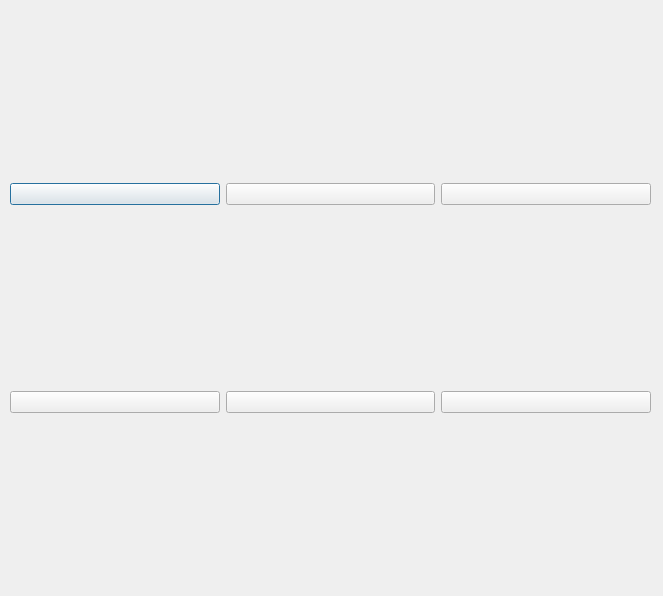
<?xml version="1.0" encoding="UTF-8"?>
<ui version="4.0">
 <class>HeroList_window</class>
 <widget class="QDialog" name="HeroList_window">
  <property name="geometry">
   <rect>
    <x>0</x>
    <y>0</y>
    <width>663</width>
    <height>596</height>
   </rect>
  </property>
  <property name="windowTitle">
   <string>Dialog</string>
  </property>
  <widget class="QWidget" name="gridLayoutWidget">
   <property name="geometry">
    <rect>
     <x>10</x>
     <y>3</y>
     <width>641</width>
     <height>591</height>
    </rect>
   </property>
   <layout class="QGridLayout" name="gridLayout">
    <item row="0" column="0">
     <widget class="QPushButton" name="pushButton_axe">
      <property name="text">
       <string/>
      </property>
      <property name="iconSize">
       <size>
        <width>120</width>
        <height>100</height>
       </size>
      </property>
      <property name="NICKNAME" stdset="0">
       <string>AXE</string>
      </property>
     </widget>
    </item>
    <item row="0" column="1">
     <widget class="QPushButton" name="pushButton_abaddon">
      <property name="text">
       <string/>
      </property>
      <property name="iconSize">
       <size>
        <width>120</width>
        <height>100</height>
       </size>
      </property>
      <property name="NICKNAME" stdset="0">
       <string>ABADDON</string>
      </property>
     </widget>
    </item>
    <item row="0" column="2">
     <widget class="QPushButton" name="pushButton_apparat">
      <property name="text">
       <string/>
      </property>
      <property name="iconSize">
       <size>
        <width>120</width>
        <height>100</height>
       </size>
      </property>
      <property name="NICKNAME" stdset="0">
       <string>APPARAT</string>
      </property>
     </widget>
    </item>
    <item row="1" column="0">
     <widget class="QPushButton" name="pushButton_antimage">
      <property name="text">
       <string/>
      </property>
      <property name="iconSize">
       <size>
        <width>120</width>
        <height>100</height>
       </size>
      </property>
      <property name="NICKNAME" stdset="0">
       <string>ANTIMAGE</string>
      </property>
     </widget>
    </item>
    <item row="1" column="1">
     <widget class="QPushButton" name="pushButton_alchemist">
      <property name="text">
       <string/>
      </property>
      <property name="iconSize">
       <size>
        <width>120</width>
        <height>100</height>
       </size>
      </property>
      <property name="NICKNAME" stdset="0">
       <string>ALCHEMIST</string>
      </property>
     </widget>
    </item>
    <item row="1" column="2">
     <widget class="QPushButton" name="pushButton_arc">
      <property name="text">
       <string/>
      </property>
      <property name="iconSize">
       <size>
        <width>120</width>
        <height>100</height>
       </size>
      </property>
      <property name="NICKNAME" stdset="0">
       <string>ARCWARDEN</string>
      </property>
     </widget>
    </item>
   </layout>
  </widget>
 </widget>
 <resources/>
 <connections/>
</ui>
